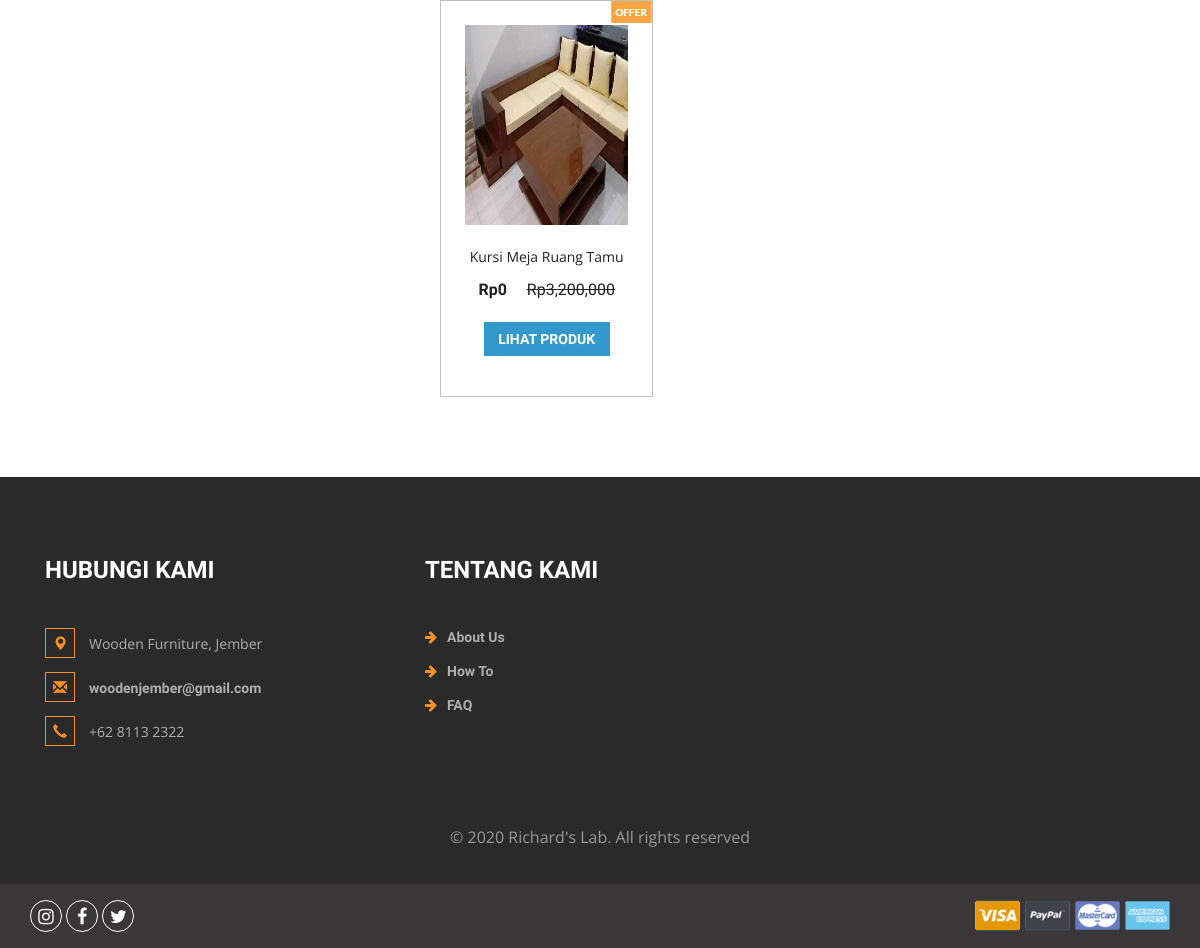
The page /search.php (lower part) on the database as committed earlier.
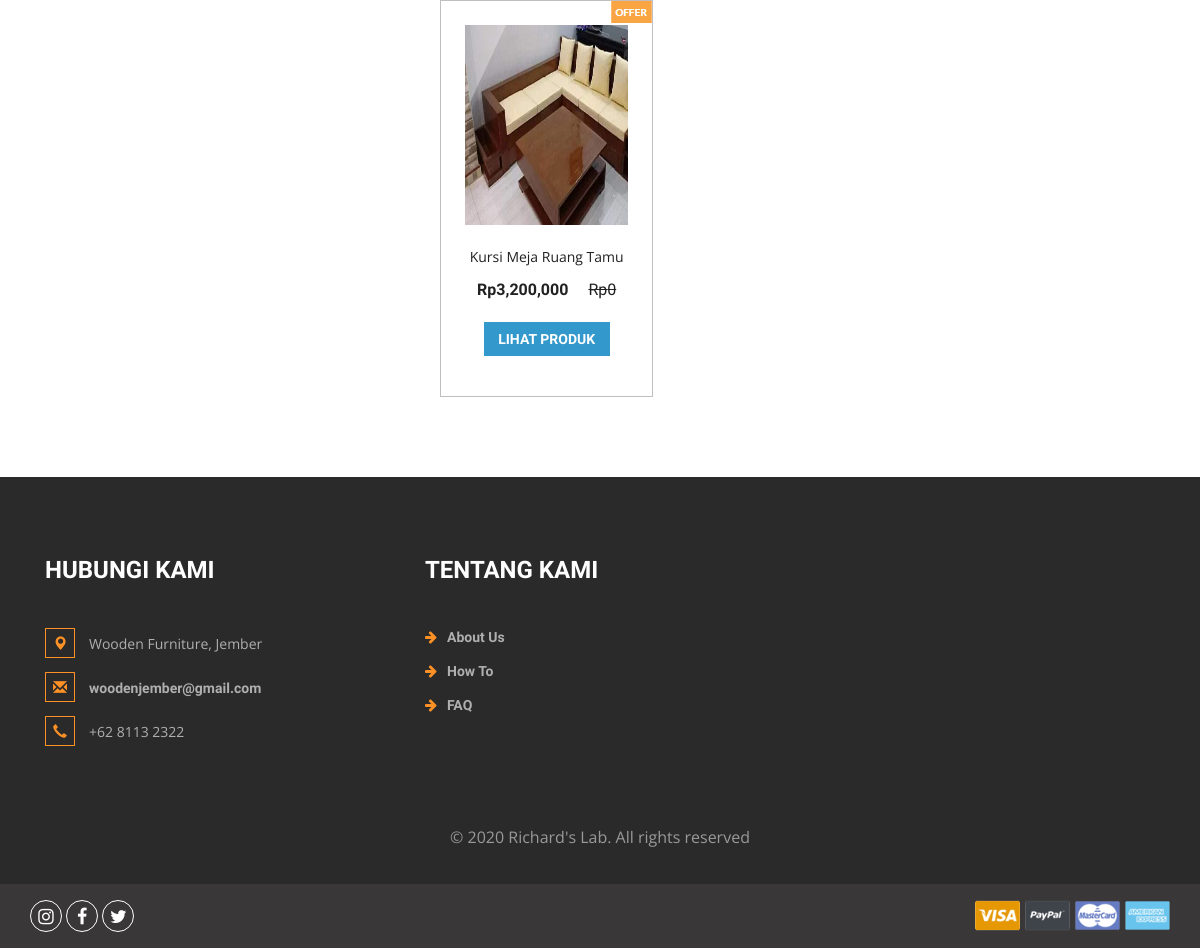
The same page on the database as committed later.
### tables this page shows
CREATE TABLE `produk` (
  `idproduk` int(11) NOT NULL,
  `idkategori` int(11) NOT NULL,
  `namaproduk` varchar(30) NOT NULL,
  `gambar` varchar(100) NOT NULL,
  `deskripsi` varchar(200) NOT NULL,
  `rate` int(11) NOT NULL,
  `hargabefore` int(11) NOT NULL,
  `hargaafter` int(11) NOT NULL,
  `tgldibuat` timestamp NOT NULL DEFAULT current_timestamp()
);

### search.php (the view, shortened to what this page needs)
<?php
include 'dbconnect.php';
$s = $_POST['Search'];
?>
<!DOCTYPE html>
<html>
<head>
<link href="css/bootstrap.css" rel="stylesheet" type="text/css" media="all" />
<link href="css/style.css" rel="stylesheet" type="text/css" media="all" />
<link href="css/font-awesome.css" rel="stylesheet">
</head>
<body>
	<div class="products">
		<div class="container">
			<div class="col-md-8 products-right">
				<div class="agile_top_brands_grids">
				<?php
					$brgs=mysqli_query($conn,"SELECT * from produk where namaproduk like '%$s%' or deskripsi like '%$s%' order by idproduk ASC");
					$x = mysqli_num_rows($brgs);
					if($x>0){
					while($p=mysqli_fetch_array($brgs)){
					?>
						<div class="col-md-4 top_brand_left">
						<div class="hover14 column">
							<div class="agile_top_brand_left_grid">
								<div class="agile_top_brand_left_grid_pos">
									<img src="images/offer.png" alt=" " class="img-responsive" />
								</div>
								<div class="agile_top_brand_left_grid1">
									<figure>
										<div class="snipcart-item block">
											<div class="snipcart-thumb">
												<a href="product.php?idproduk=<?php echo $p['idproduk'] ?>"><img src="<?php echo $p['gambar']?>" width="200px" height="200px"></a>
												<p><?php echo $p['namaproduk'] ?></p>
												<h4>Rp<?php echo number_format($p['hargaafter']) ?> <span>Rp<?php echo number_format($p['hargabefore']) ?></span></h4>
											</div>
											<div class="snipcart-details top_brand_home_details">
												<fieldset>
													<a href="product.php?idproduk=<?php echo $p['idproduk'] ?>"><input type="submit" class="button" value="Lihat Produk" /></a>
												</fieldset>
											</div>
										</div>
									</figure>
								</div>
							</div>
						</div>
					</div>
						<?php
							}
					} else {
						echo "Data tidak ditemukan, coba kata kunci lainnya";
					}
						?>
				</div>
			</div>
		</div>
	</div>
<div class="footer">
		<div class="container">
			<div class="w3_footer_grids">
				<div class="col-md-4 w3_footer_grid">
					<h3>Hubungi Kami</h3>
					<ul class="address">
						<li><i class="glyphicon glyphicon-map-marker" aria-hidden="true"></i>Wooden Furniture, Jember</li>
						<li><i class="glyphicon glyphicon-envelope" aria-hidden="true"></i><a href="mailto:info@email">woodenjember@gmail.com</a></li>
						<li><i class="glyphicon glyphicon-earphone" aria-hidden="true"></i>+62 8113 2322</li>
					</ul>
				</div>
				<div class="col-md-3 w3_footer_grid">
					<h3>Tentang Kami</h3>
					<ul class="info">
						<li><i class="fa fa-arrow-right" aria-hidden="true"></i><a href="about.html">About Us</a></li>
						<li><i class="fa fa-arrow-right" aria-hidden="true"></i><a href="about.html">How To</a></li>
						<li><i class="fa fa-arrow-right" aria-hidden="true"></i><a href="about.html">FAQ</a></li>
					</ul>
				</div>
				<div class="clearfix"> </div>
			</div>
		</div>
		<div class="footer-copy">
			<div class="container">
				<p>© 2020 Richard's Lab. All rights reserved</p>
			</div>
		</div>
	</div>
	<div class="footer-botm">
			<div class="container">
				<div class="w3layouts-foot">
					<ul>
						<li><a href="#" class="w3_agile_instagram"><i class="fa fa-instagram" aria-hidden="true"></i></a></li>
						<li><a href="#" class="w3_agile_facebook"><i class="fa fa-facebook" aria-hidden="true"></i></a></li>
						<li><a href="#" class="agile_twitter"><i class="fa fa-twitter" aria-hidden="true"></i></a></li>
					</ul>
				</div>
				<div class="payment-w3ls">
					<img src="images/card.png" alt=" " class="img-responsive">
				</div>
				<div class="clearfix"> </div>
			</div>
		</div>
<link href="css/skdslider.css" rel="stylesheet">
</body>
</html>

Rows that differ between the two databases and show on the page:
changed produk "Kursi Meja Ruang Tamu": hargaafter "0" → "3,200,000"; hargabefore "3,200,000" → "0"
